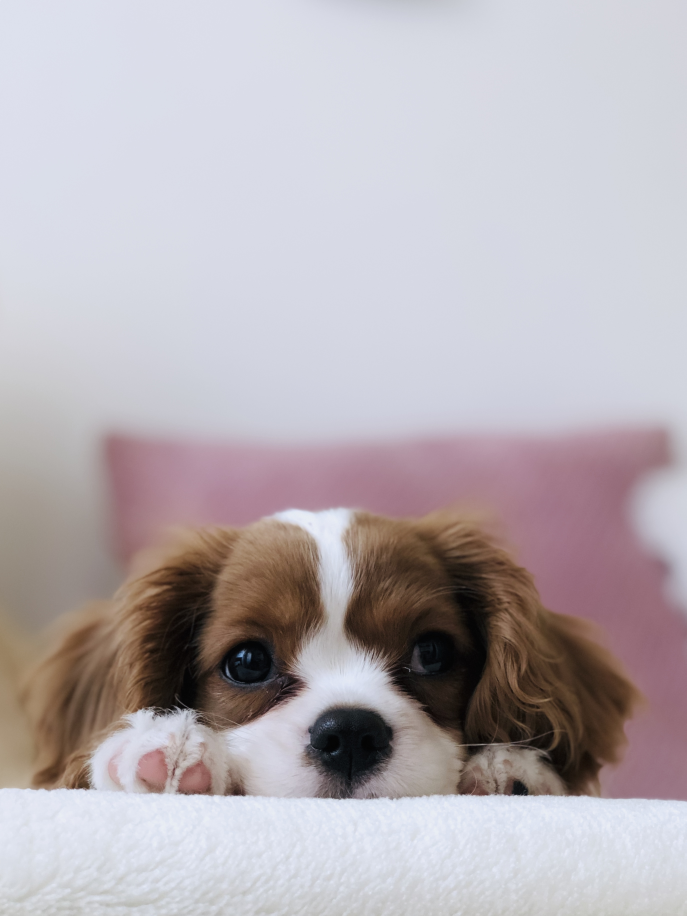
#> input picture opencv_basic/foreground.jpg, 2745 x 3663 px (shown at 1/4 size)
$ python template_matching.py
#> lines starting #> are read from the running program, lines starting #| are printed output that depends on the picture; after the words box and inside, x2 and y2 are one past the last pixel; in counts of white or black regions, pixels touching at a corner belong together; pictures that were not available may be replaced by others from this repository, and a replacement may not be noted
import cv2
import numpy as np

# Load the main image and the template image
main_image = cv2.imread('foreground.jpg')
#> main_image is the input picture: shape (3663, 2745, 3); mean B, G, R 179.8, 174.8, 182.1
template = cv2.imread('background.jpg')
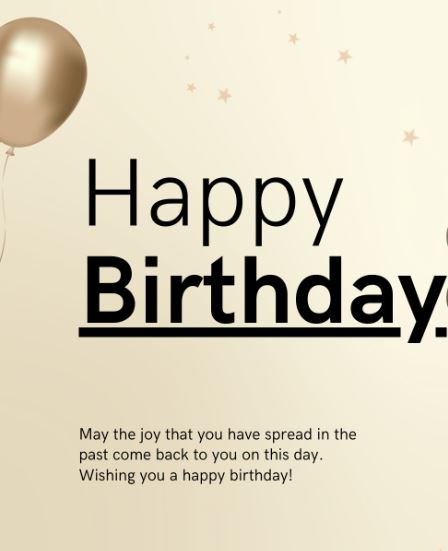
#> input picture opencv_basic/HBD.JPG, 448 x 551 px, given in place of background.jpg, which was not available
#> template is the input picture: shape (551, 448, 3); mean B, G, R 191, 212.5, 219.7

# Convert the template image to grayscale
template_gray = cv2.cvtColor(template, cv2.COLOR_BGR2GRAY)
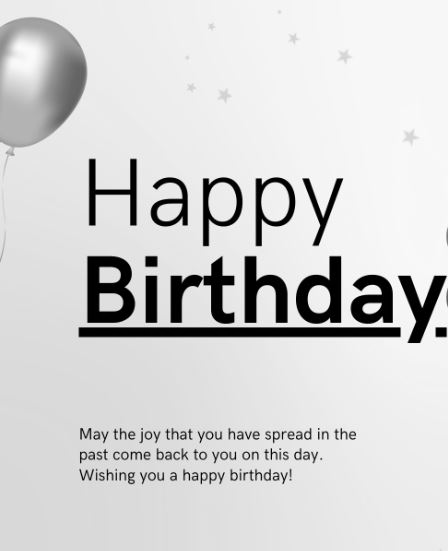
#> template_gray: shape (551, 448); min 0, max 254, mean 212.2
main_image = cv2.cvtColor(main_image, cv2.COLOR_BGR2GRAY)
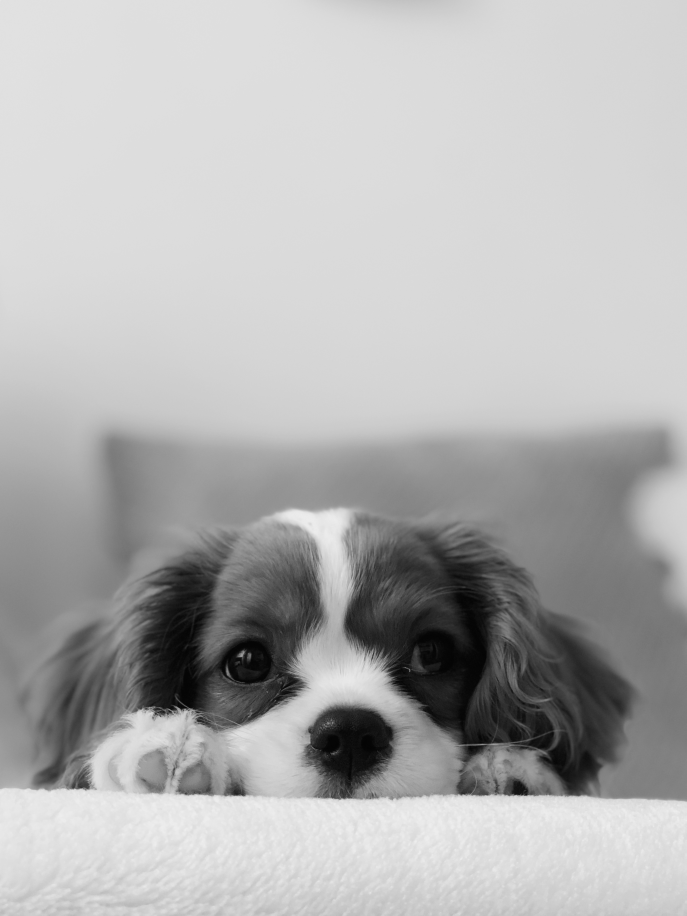
#> main_image: shape (3663, 2745) (shown at 1/4 size); min 2, max 243, mean 177.6

# Ensure the template and main images have the correct depth and type
template_gray = np.uint8(template_gray)
main_image = np.uint8(main_image)

# Perform template matching
result = cv2.matchTemplate(main_image, template_gray, cv2.TM_CCOEFF_NORMED)
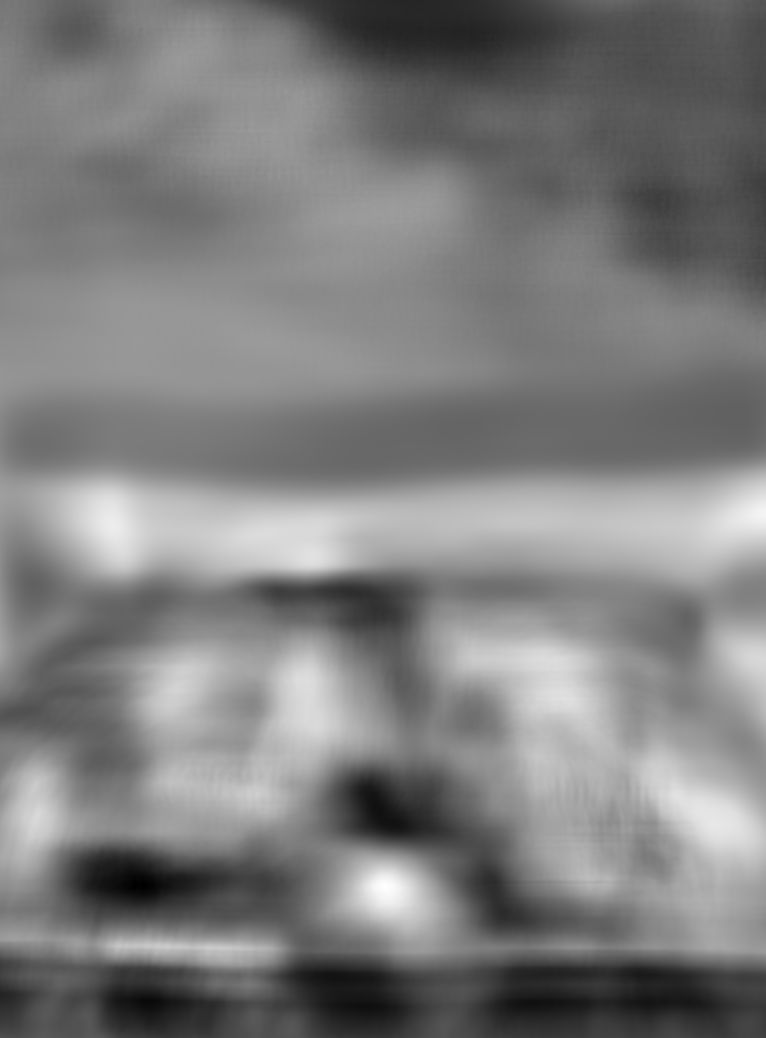
#> result: shape (3113, 2298) float32 (shown at 1/3 size); min -0.307, max 0.315, mean 0.000815; drawn with min black and max white

# Find the location of the best match
min_val, max_val, min_loc, max_loc = cv2.minMaxLoc(result)
#> min_val = -0.307; max_val = 0.315; min_loc = (431, 2659); max_loc = (1154, 2661)
top_left = max_loc
#> top_left = (1154, 2661)
bottom_right = (top_left[0] + template.shape[1], top_left[1] + template.shape[0])
#> bottom_right = (1602, 3212)

# Draw a rectangle around the best match
cv2.rectangle(main_image, top_left, bottom_right, (0, 255, 0), 2)
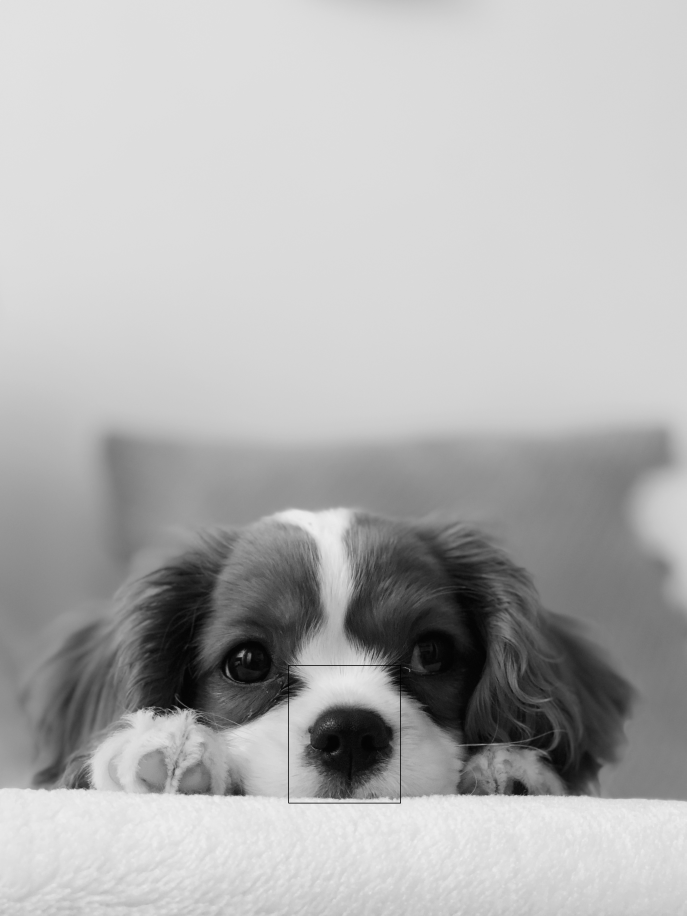
#> main_image: shape (3663, 2745) (shown at 1/4 size); 0.06% of pixels changed, all inside (x1, y1, x2, y2) = (1153, 2660, 1604, 3214)

# Display the result
cv2.imshow('Template Matching Result', main_image)
cv2.waitKey(0)
cv2.destroyAllWindows()
